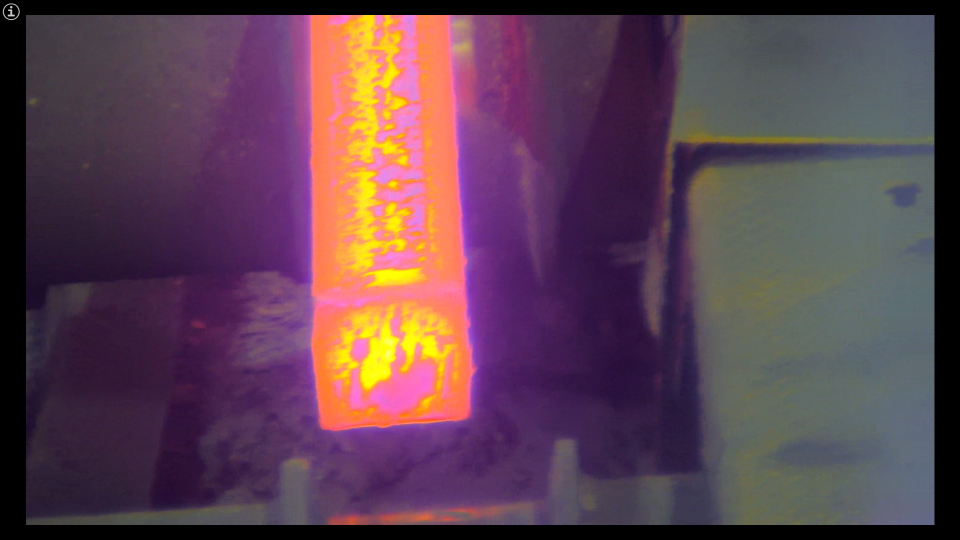
#> input picture img/Captura de pantalla (161).png, 1920 x 1080 px (shown at 1/2 size)
$ python get_coordenadas.py
#> lines starting #> are read from the running program, lines starting #| are printed output that depends on the picture; after the words box and inside, x2 and y2 are one past the last pixel; in counts of white or black regions, pixels touching at a corner belong together
import cv2
import numpy as np

def keep_selected_colors(image, color_ranges):
    hsv = cv2.cvtColor(image, cv2.COLOR_BGR2HSV)
    mask = np.zeros(image.shape[:2], dtype=np.uint8)

    for color_range in color_ranges:
        lower_color = np.array(color_range[0])
        upper_color = np.array(color_range[1])
        color_mask = cv2.inRange(hsv, lower_color, upper_color)
        mask = cv2.bitwise_or(mask, color_mask)

    image_with_selected_colors = cv2.bitwise_and(image, image, mask=mask)
    return image_with_selected_colors

def detect_circles(image):
    # Convertir la imagen a escala de grises
    gray_image = cv2.cvtColor(image, cv2.COLOR_BGR2GRAY)

    # Aplicar el operador de Canny para detectar los bordes
    edges = cv2.Canny(gray_image, threshold1=50, threshold2=150)

    # Detección de círculos
    circles = cv2.HoughCircles(edges, cv2.HOUGH_GRADIENT, dp=1, minDist=20, param1=50, param2=62, minRadius=100, maxRadius=200)

    if circles is not None:
        circles = np.uint16(np.around(circles))

        # Obtener el índice del círculo con el radio más grande
        largest_circle_index = np.argmax(circles[0, :, 2])
        center_x, center_y, radius = circles[0, largest_circle_index]

        # Crear una copia de la imagen original para dibujar el círculo sin modificar la imagen original
        result_image = image.copy()

        # Dibujar el círculo más grande encontrado en la copia de la imagen original
        cv2.circle(result_image, (center_x, center_y), radius, (0, 255, 0), 2)

        # Crear una imagen binaria con los bordes cercanos al círculo
        binary_image = np.zeros_like(edges)
        max_distance = int(radius * 1)
        for y in range(center_y - max_distance, center_y + max_distance):
            for x in range(center_x - radius, center_x + radius):
                if edges[y, x] > 0:
                    binary_image[y, x] = 255

        # Encontrar los puntos más cercanos al círculo en el lado derecho e izquierdo
        closest_points_left = []
        closest_points_right = []
        for y in range(center_y - max_distance, center_y + max_distance):
            for x in range(center_x - radius, center_x):
                if binary_image[y, x] > 0:
                    # Verificar si el punto está fuera del círculo
                    distance_to_center = np.sqrt((x - center_x) ** 2 + (y - center_y) ** 2)
                    if distance_to_center > radius:
                        closest_points_left.append((x, y))
            for x in range(center_x, center_x + radius):
                if binary_image[y, x] > 0:
                    # Verificar si el punto está fuera del círculo
                    distance_to_center = np.sqrt((x - center_x) ** 2 + (y - center_y) ** 2)
                    if distance_to_center > radius:
                        closest_points_right.append((x, y))

        # Dibujar los puntos azules si están lo suficientemente cerca del círculo
        for closest_point in closest_points_left:
            cv2.circle(result_image, closest_point, 3, (255, 0, 0), -1)
        for closest_point in closest_points_right:
            cv2.circle(result_image, closest_point, 3, (0, 0, 255), -1)

        return result_image

    else:
        return image

# Cargar la imagen
image = cv2.imread('img/Captura de pantalla (161).png')
#> image is the input picture: shape (1080, 1920, 3); mean B, G, R 81.2, 66.2, 94.8

# Definir los rangos de color para los colores que deseas conservar
selected_color_ranges = [
    [(170, 130, 200), (250, 255, 255)],
    #[(160, 100, 100), (180, 255, 255)],
    [(0, 100, 100), (10, 255, 255)],
    [(170, 130, 200), (250, 255, 255)]
]

# Conservar solo los colores seleccionados en la imagen
image_with_selected_colors = keep_selected_colors(image, selected_color_ranges)
#> in keep_selected_colors, `hsv = cv2.cvtColor(image, cv2.COLOR_BGR2HSV)`: hsv: shape (1080, 1920, 3); mean H, S, V 102.3, 94.5, 102.2
#> the loop in keep_selected_colors, `for color_range in color_ranges:` made 3 passes
#> pass 1, in keep_selected_colors, `color_mask = cv2.inRange(hsv, lower_color, upper_color)`:
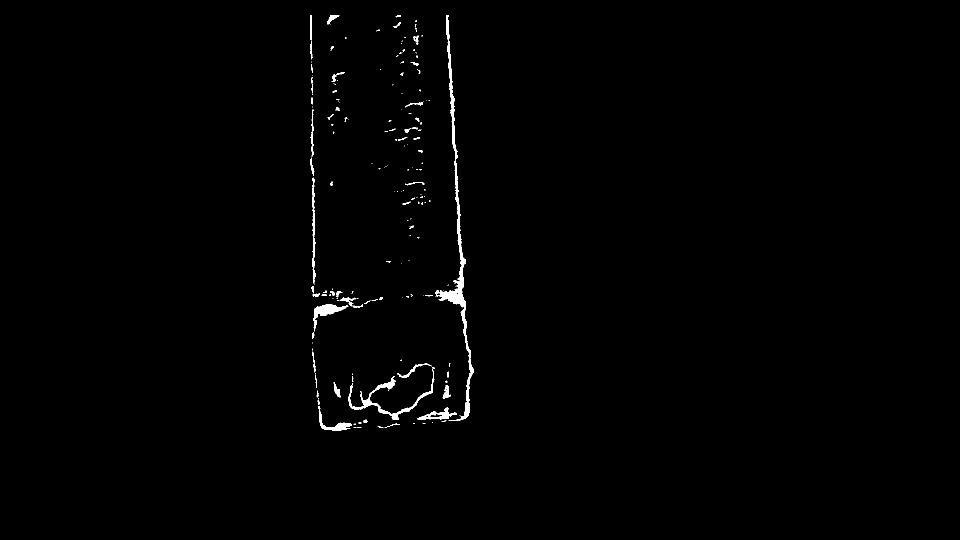
#> color_mask: shape (1080, 1920) (shown at 1/2 size); 0.7% white; 188 white regions (127 under 20 px), largest, box (x1, y1, x2, y2) and area: (871, 30, 948, 842) 5337, (697, 739, 869, 839) 1875, (627, 608, 697, 663) 1051

# Convertir la imagen a escala de grises
gray_image = cv2.cvtColor(image_with_selected_colors, cv2.COLOR_BGR2GRAY)
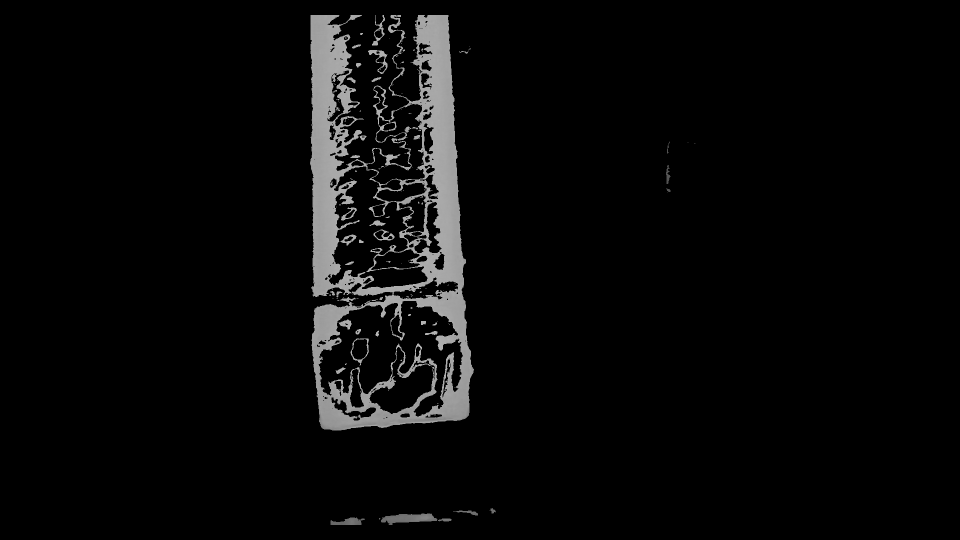
#> gray_image: shape (1080, 1920) (shown at 1/2 size); min 0, max 193, mean 8.9

# Aplicar el operador de Canny para detectar los bordes
edges = cv2.Canny(gray_image, threshold1=50, threshold2=150)
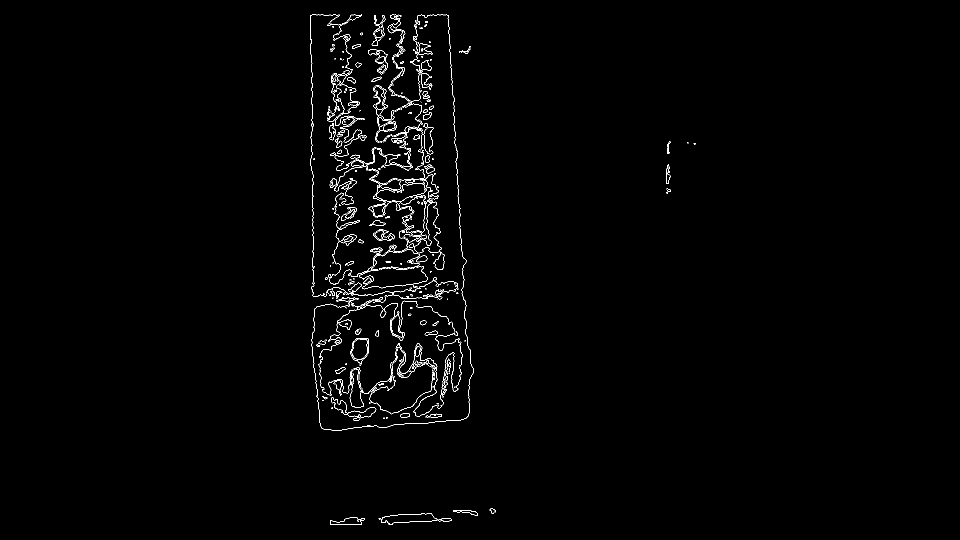
#> edges: shape (1080, 1920) (shown at 1/2 size); 1% white in thin lines or dots, all inside (x1, y1, x2, y2) = (620, 29, 1391, 1050)

# Encontrar los contornos en la imagen binaria
contours, _ = cv2.findContours(edges, cv2.RETR_EXTERNAL, cv2.CHAIN_APPROX_SIMPLE)
#> contours = 449 contours, 353 with area under 20; largest, box (x1, y1, x2, y2) and area: (762, 1027, 875, 1050) 1523, (662, 794, 753, 842) 1166, (780, 601, 910, 681) 740, (661, 1035, 730, 1050) 615, (681, 468, 713, 491) 368

# Trazar rectángulos alrededor de los contornos detectados
all_rectangles = []

# Trazar líneas verticales y horizontales
for contour in contours:
    x, y, w, h = cv2.boundingRect(contour)

    # Calcular el centro del rectángulo
    center_x = x + w // 2
    center_y = y + h // 2

    # Calcular el área del rectángulo
    area = w * h

    # Agregar el rectángulo a la lista de todos los rectángulos
    all_rectangles.append((x, y, w, h, center_x, center_y, area))

    vertical_lines_r = cv2.HoughLinesP(edges, rho=1, theta=np.pi/2, threshold=1, minLineLength=1, maxLineGap=1)
#> this loop made 449 passes
#> (x, y, w, h, center_x, center_y, area) on passes 1, 3, 4: (876, 1037, 27, 6, 889, 1040, 162), (661, 1035, 69, 15, 695, 1042, 1035), (762, 1027, 113, 23, 818, 1038, 2599)
#> after the loop, all_rectangles = 449 items

# Ordenar los rectángulos por área (de mayor a menor)
all_rectangles.sort(key=lambda rect: rect[6], reverse=True)

# Obtener el rectángulo más grande (el primero en la lista)
largest_rectangle = all_rectangles[0]
#> largest_rectangle = (623, 29, 325, 832, 785, 445, 270400)

x, y, w, h = largest_rectangle[:4]
#> x = 623; y = 29; w = 325; h = 832

# Crear una máscara binaria del rectángulo más grande
mask = np.zeros(gray_image.shape, dtype=np.uint8)
cv2.rectangle(mask, (x, y), (x + w, y + h), 255, -1)
#> mask: shape (1080, 1920); 13.1% white; 1 white region, box (x1, y1, x2, y2) and area: (623, 29, 949, 862) 271558

# Aplicar la máscara para eliminar los colores fuera del rectángulo
image_with_selected_colors = cv2.bitwise_and(image, image, mask=mask)
image_with_selected_colors = keep_selected_colors(image_with_selected_colors, selected_color_ranges)
#> in keep_selected_colors (call 2), `hsv = cv2.cvtColor(image, cv2.COLOR_BGR2HSV)`: hsv: shape (1080, 1920, 3); mean H, S, V 8, 21.5, 32.2
#> the loop in keep_selected_colors (call 2), `for color_range in color_ranges:` made 3 passes
#> pass 2, in keep_selected_colors (call 2), `mask = cv2.bitwise_or(mask, color_mask)`:
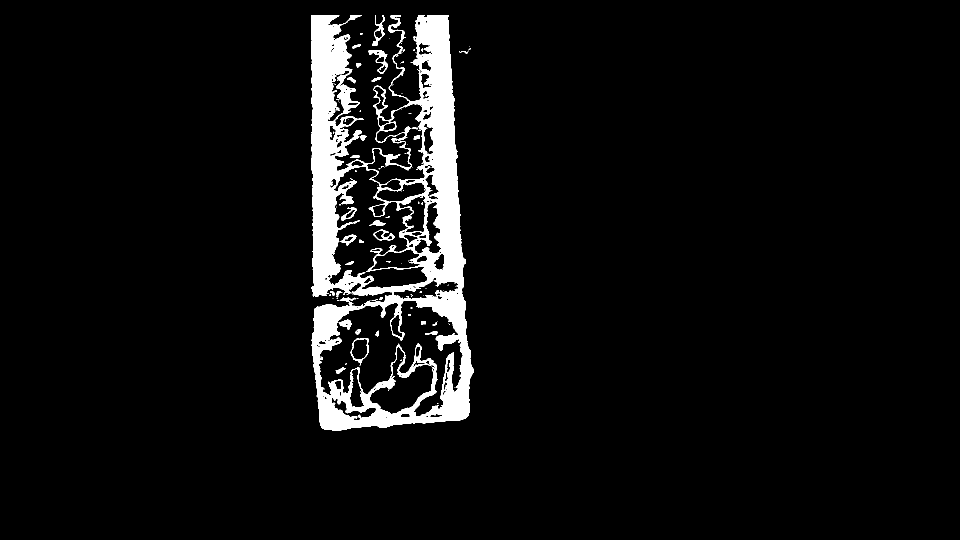
#> mask: shape (1080, 1920) (shown at 1/2 size); 5.3% white; 118 white regions (85 under 20 px), largest, box (x1, y1, x2, y2) and area: (623, 30, 948, 861) 106387, (736, 100, 775, 148) 527, (744, 30, 770, 91) 407

cv2.rectangle(image_with_selected_colors, (x, y), (x + w, y + h), (0, 255, 0), 2)
# Definir un umbral de distancia (ajústalo según tus necesidades)
umbral_distancia = 40

# Coordenadas de las esquinas del rectángulo más grande
esquina_sup_izq = (x, y)
#> esquina_sup_izq = (623, 29)
esquina_sup_der = (x + w, y)
#> esquina_sup_der = (948, 29)
esquina_inf_izq = (x, y + h)
#> esquina_inf_izq = (623, 861)
esquina_inf_der = (x + w, y + h)
#> esquina_inf_der = (948, 861)

# Puntos más cercanos a las esquinas del rectángulo más grande (en la contraparte)
punto_sup_izq = None
punto_sup_der = None
punto_inf_izq = None
punto_inf_der = None

dist_minima_sup_izq = float('inf')
dist_minima_sup_der = float('inf')
dist_minima_inf_izq = float('inf')
dist_minima_inf_der = float('inf')

# Encontrar los puntos más cercanos a las esquinas del rectángulo (en la contraparte)
for line in vertical_lines_r:
    x1, y1, x2, y2 = line[0]

    # Calcular la distancia entre el punto y cada una de las esquinas del rectángulo
    dist_inf_izq = np.sqrt((x1 - esquina_inf_izq[0]) ** 2 + (y2 - esquina_inf_izq[1]) ** 2)
    dist_inf_der = np.sqrt((x1 - esquina_inf_der[0]) ** 2 + (y2 - esquina_inf_der[1]) ** 2)

    if dist_inf_izq < umbral_distancia:
        if punto_inf_izq is None or dist_inf_izq < dist_minima_inf_izq:
            punto_inf_izq = (x1 + 5, y2 + 6)
            dist_minima_inf_izq = dist_inf_izq

    if dist_inf_der < umbral_distancia:
        if punto_inf_der is None or dist_inf_der < dist_minima_inf_der:
            punto_inf_der = (x1, y2)
            dist_minima_inf_der = dist_inf_der
#> this loop made 4051 passes
#> (x1, y1, x2, y2, dist_inf_izq, dist_inf_der) on passes 1 to 3: (840, 464, 840, 462, 454.2, 413.4), (621, 79, 621, 30, 831, 893), (842, 156, 842, 149, 744.9, 719.8)

# Dibujar la línea horizontal desde el punto más cercano a la esquina inferior izquierda (punto_inf_izq) hacia la contraparte del rectángulo
if punto_inf_izq is not None and punto_inf_der is not None:
    cv2.line(image_with_selected_colors, punto_inf_izq, punto_inf_der, (0, 0, 255), 2)
    #cv2.putText(image_with_selected_colors, f"{punto_inf_izq}", punto_inf_izq, cv2.FONT_HERSHEY_SIMPLEX, 0.5, (0, 255, 255), 2)
    cv2.circle(image_with_selected_colors, punto_inf_izq, 1, (0, 255, 0), 2)
#> image_with_selected_colors: shape (1080, 1920, 3); mean B, G, R 5.5, 7.7, 13.5
    #cv2.putText(image_with_selected_colors, f"{punto_inf_der}", punto_inf_der, cv2.FONT_HERSHEY_SIMPLEX, 0.5, (0, 255, 255), 2)
    cv2.circle(image_with_selected_colors, punto_inf_der, 1, (0, 255, 0), 2)
#> image_with_selected_colors: shape (1080, 1920, 3); mean B, G, R 5.5, 7.7, 13.5

image_with_selected_colors = detect_circles(image_with_selected_colors)
#> in detect_circles, `edges = cv2.Canny(gray_image, threshold1=50, threshold2=150)`: edges: shape (1080, 1920); 1.1% white in thin lines or dots, all inside (x1, y1, x2, y2) = (621, 27, 950, 863)
#> in detect_circles, `cv2.circle(result_image, (center_x, center_y), radius, (0, 255, 0), 2)`: result_image: shape (1080, 1920, 3); mean B, G, R 5.4, 7.9, 13.4
#> after the loop in detect_circles, `for y in range(center_y - max_distance, center_y + max_distance):`:
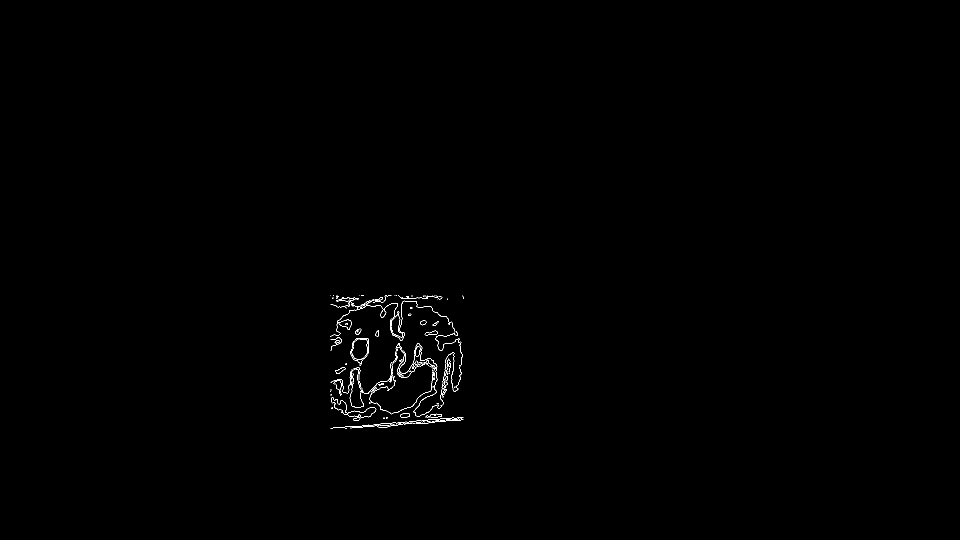
#> binary_image: shape (1080, 1920) (shown at 1/2 size); 0.27% white in thin lines or dots, all inside (x1, y1, x2, y2) = (661, 591, 927, 857)
#> the loop in detect_circles, `for closest_point in closest_points_left:` made 806 passes
#> closest_point on passes 1 to 3: (661, 591), (666, 591), (667, 591)
#> after the loop in detect_circles, `for closest_point in closest_points_left:`:
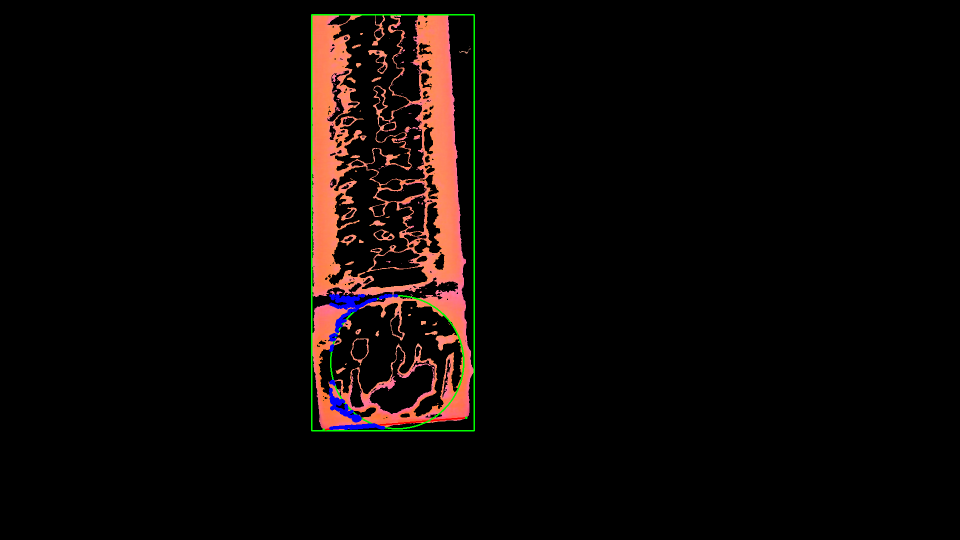
#> result_image: shape (1080, 1920, 3) (shown at 1/2 size); mean B, G, R 5.9, 7.7, 13.1
#> the loop in detect_circles, `for closest_point in closest_points_right:` made 367 passes
#> closest_point on passes 1 to 3: (796, 591), (797, 591), (822, 591)
#> after the loop in detect_circles, `for closest_point in closest_points_right:`:
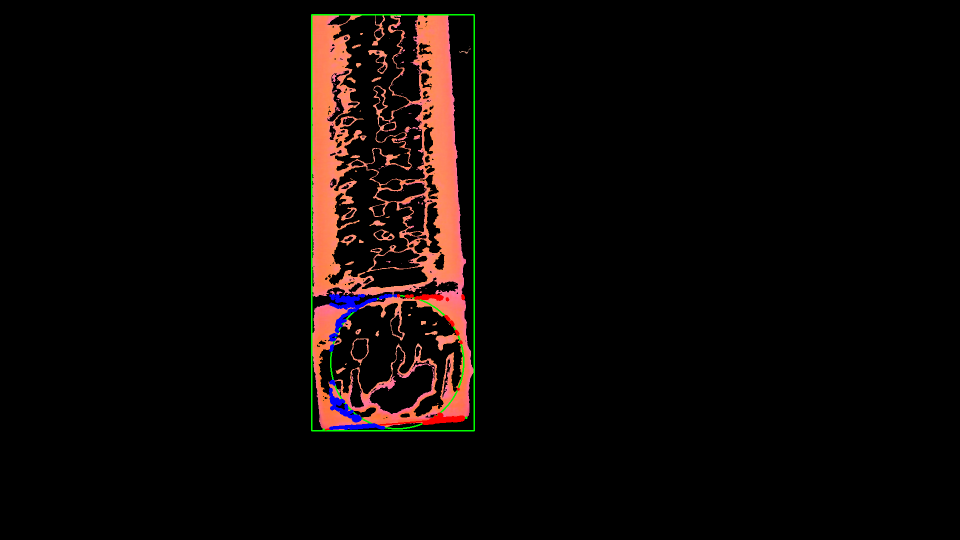
#> result_image: shape (1080, 1920, 3) (shown at 1/2 size); 0.1% of pixels changed, all inside (x1, y1, x2, y2) = (793, 588, 930, 850)

window_width = 1080
window_height = 720
cv2.namedWindow('Resultado', cv2.WINDOW_NORMAL)
cv2.resizeWindow('Resultado', window_width, window_height)
cv2.imshow('Resultado', image_with_selected_colors)
cv2.waitKey(0)
cv2.destroyAllWindows()
